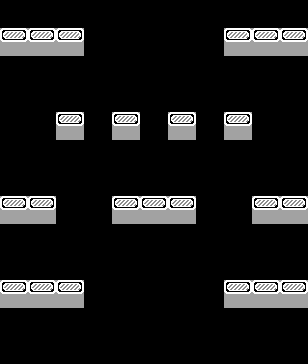

The image is a tile-based game level rendered from a .tmx file. Its description and complete source (layers, tilesets, objects, tile grids) follow:
An orthogonal 11x13 tile map with 28x28 px tiles, 1 tile layer (blocks).

<map version="1.10" tiledversion="1.10.2" orientation="orthogonal" renderorder="left-down" width="11" height="13" tilewidth="28" tileheight="28" infinite="0" nextlayerid="10" nextobjectid="1">
 <editorsettings>
  <export target="map.json" format="json" />
 </editorsettings>
 <tileset firstgid="1" source="blocks.tsx" />
 <layer id="1" name="blocks" width="11" height="13">
  <data encoding="csv">
0,0,0,0,0,0,0,0,0,0,0,
2,2,2,0,0,0,0,0,2,2,2,
0,0,0,0,0,0,0,0,0,0,0,
0,0,0,0,0,0,0,0,0,0,0,
0,0,2,0,2,0,2,0,2,0,0,
0,0,0,0,0,0,0,0,0,0,0,
0,0,0,0,0,0,0,0,0,0,0,
2,2,0,0,2,2,2,0,0,2,2,
0,0,0,0,0,0,0,0,0,0,0,
0,0,0,0,0,0,0,0,0,0,0,
2,2,2,0,0,0,0,0,2,2,2,
0,0,0,0,0,0,0,0,0,0,0,
0,0,0,0,0,0,0,0,0,0,0
</data>
 </layer>
</map>
